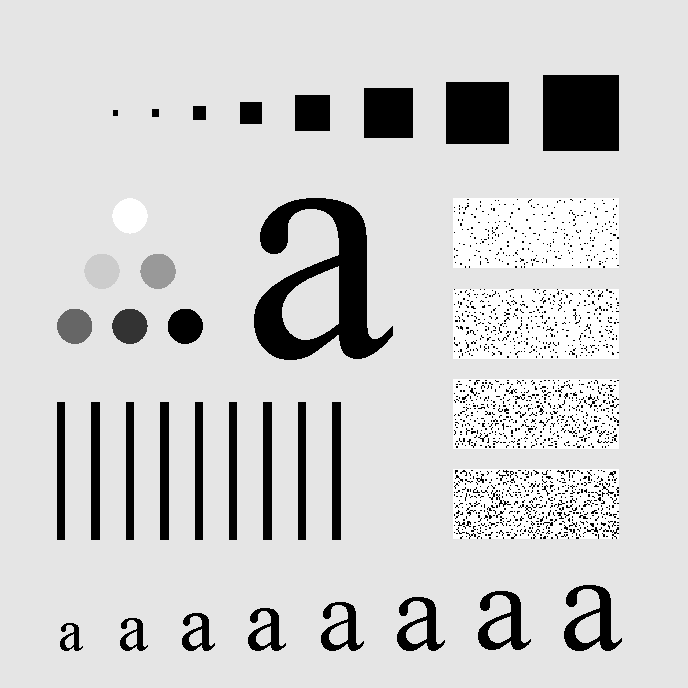
#> input picture Ideal Frequency Domain Filtering/test_pattern.tif, 688 x 688 px
$ jupyter execute Ideal_Frequency_Domain_Filtering.ipynb
#> lines starting #> are read from the running program, lines starting #| are printed output that depends on the picture; after the words box and inside, x2 and y2 are one past the last pixel; in counts of white or black regions, pixels touching at a corner belong together
#> further down, testPattern is the input picture: shape (688, 688, 3); min 0, max 255, mean 207.3
## Importing Libraries

[cell 1]
import cv2
import numpy as np
from google.colab.patches import cv2_imshow
import matplotlib.pyplot as plt
from math import sqrt, exp

## Ideal Lowpass Filter

[cell 2]
# function to calculate distance between center and reference point
def distance(p1, p2):
  return sqrt((p1[0]-p2[0])**2 + (p1[1]-p2[1])**2)

# ideal lowpass filter
def idealLP(image, D0):

  # allocating memory for the filter
#> called with D0 = 30
  filter = np.zeros(image.shape[:2])
  rows, cols = image.shape[:2]
#> rows = 688; cols = 688

  # defining the center of the filter
  center = (rows/2, cols/2)
#> center = (344, 344)

  for x in range(cols):
    for y in range(rows):
      if distance((y, x), center) < D0:
        filter[y, x] = 1
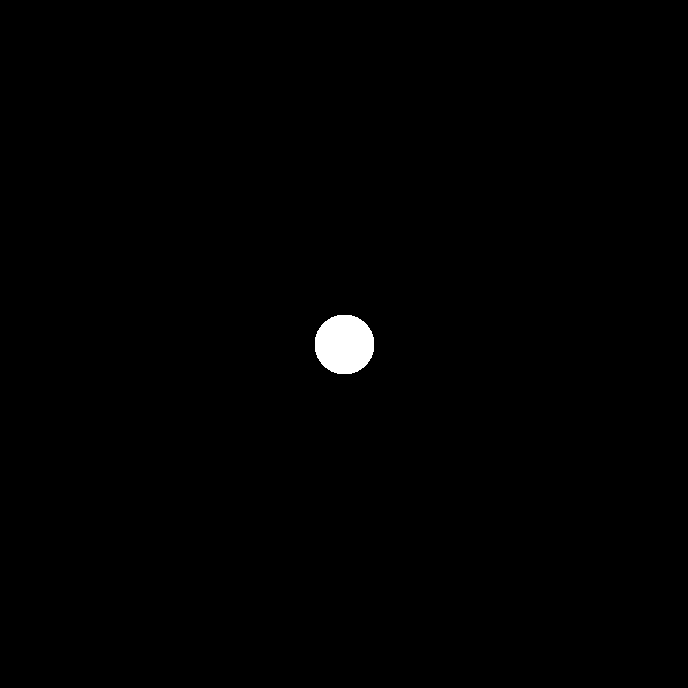
#> filter: shape (688, 688) float64; values 0 (black) and 1 (white), 0.59% white; 1 white region, box (x1, y1, x2, y2) and area: (315, 315, 374, 374) 2809

  return filter

[cell 3]
# preparing grid for displaying results
plt.figure(figsize=(6.4*5, 4.8*5), constrained_layout=False)

# loading the image
testPattern = cv2.imread('test_pattern.tif')
testPattern = cv2.cvtColor(testPattern, cv2.COLOR_BGR2GRAY)
plt.subplot(161), plt.imshow(np.log(1 + np.abs(testPattern)), "gray"), plt.title("Original Image")

# fourier transform of the original image
testPattern_fourier = np.fft.fft2(testPattern)
plt.subplot(162), plt.imshow(np.log(1 + np.abs(testPattern_fourier)), "gray"), plt.title("Fourier Spectrum")

# centered fourier spectrum
testPattern_fourier_centered = np.fft.fftshift(testPattern_fourier)
plt.subplot(163), plt.imshow(np.log(1 + np.abs(testPattern_fourier_centered)), "gray"), plt.title("Centered Fourier Spectrum")

# ideal LP filtering (change the D0 parameter to observe changes in the result with different radii)
testPattern_idealLP = testPattern_fourier_centered * idealLP(testPattern, 30)
plt.subplot(164), plt.imshow(np.log(1 + np.abs(testPattern_idealLP)), "gray"), plt.title("Ideal Low Pass Filtering")

# decentralized LP
testPattern_idealLP_decentralized = np.fft.ifftshift(testPattern_idealLP)
plt.subplot(165), plt.imshow(np.log(1 + np.abs(testPattern_idealLP_decentralized)), "gray"), plt.title("Decentralized Ideal Low Pass Filtering")

# Inverse Fourier Transform
testPattern_inverseFourier = np.fft.ifft2(testPattern_idealLP_decentralized)
plt.subplot(166), plt.imshow(np.log(1 + np.abs(testPattern_inverseFourier)), "gray"), plt.title("Inverse Fourier Transform")
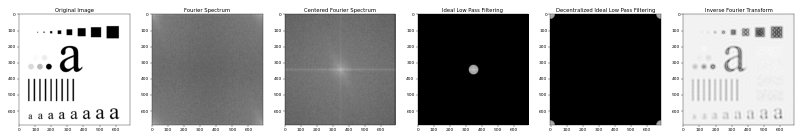
#> figure drawn by matplotlib, 6 panels
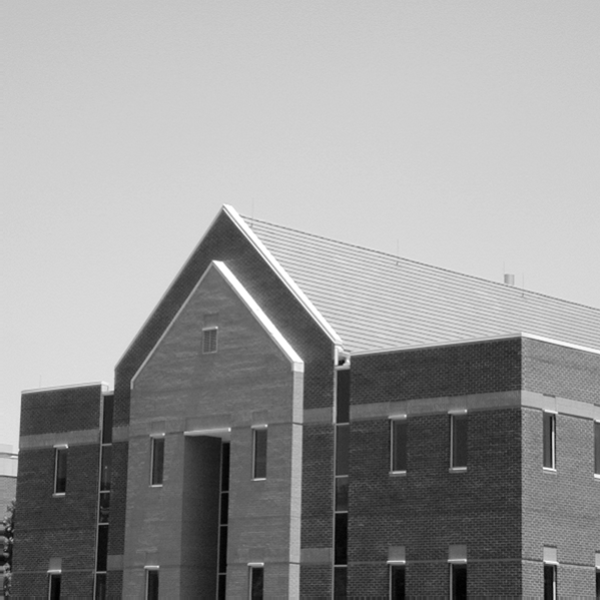
#> input picture Ideal Frequency Domain Filtering/building.tif, 600 x 600 px
#> further down, building is the input picture: shape (600, 600, 3); min 0, max 255, mean 152.8

## Ideal High Pass Filter

[cell 4]
# function to calculate distance between center and reference point
def distance(p1, p2):
  return sqrt((p1[0]-p2[0])**2 + (p1[1]-p2[1])**2)

# ideal highpass filter
def idealHP(image, D0):

  # allocating memory for the filter
#> called with D0 = 50
  filter = np.ones(image.shape[:2])
  rows, cols = image.shape[:2]
#> rows = 600; cols = 600

  # defining the center of the filter
  center = (rows/2, cols/2)
#> center = (300, 300)

  for x in range(cols):
    for y in range(rows):
      if distance((y, x), center) < D0:
        filter[y, x] = 0
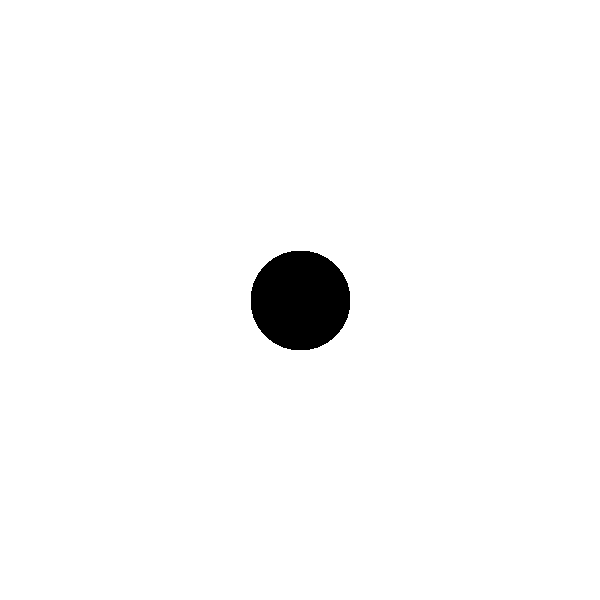
#> filter: shape (600, 600) float64; values 0 (black) and 1 (white), 97.8% white; 1 black region, box (x1, y1, x2, y2) and area: (251, 251, 350, 350) 7825

  return filter

[cell 5]
# preparing grid for displaying results
plt.figure(figsize=(6.4*5, 4.8*5), constrained_layout=False)

# loading the image
building = cv2.imread('building.tif')
building = cv2.cvtColor(building, cv2.COLOR_BGR2GRAY)
plt.subplot(161), plt.imshow(np.log(1 + np.abs(building)), "gray"), plt.title("Original Image")

# fourier transform of the original image
building_fourier = np.fft.fft2(building)
plt.subplot(162), plt.imshow(np.log(1 + np.abs(building_fourier)), "gray"), plt.title("Fourier Spectrum")

# centered fourier spectrum
building_fourier_centered = np.fft.fftshift(building_fourier)
plt.subplot(163), plt.imshow(np.log(1 + np.abs(building_fourier_centered)), "gray"), plt.title("Centered Fourier Spectrum")

# ideal HP filtering (change the D0 parameter to observe changes in the result with different radii)
building_idealHP = building_fourier_centered * idealHP(building, 50)
plt.subplot(164), plt.imshow(np.log(1 + np.abs(building_idealHP)), "gray"), plt.title("Ideal High Pass Filtering")

# decentralized HP
building_idealHP_decentralized = np.fft.ifftshift(building_idealHP)
plt.subplot(165), plt.imshow(np.log(1 + np.abs(building_idealHP_decentralized)), "gray"), plt.title("Decentralized Ideal High Pass Filtering")

# Inverse Fourier Transform
building_inverseFourier = np.fft.ifft2(building_idealHP_decentralized)
plt.subplot(166), plt.imshow(np.abs(building_inverseFourier), "gray"), plt.title("Inverse Fourier Transform")
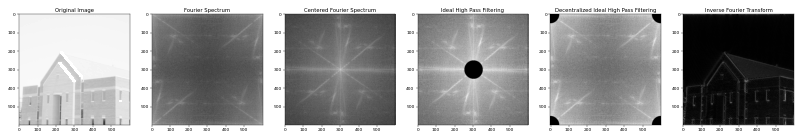
#> figure drawn by matplotlib, 6 panels
